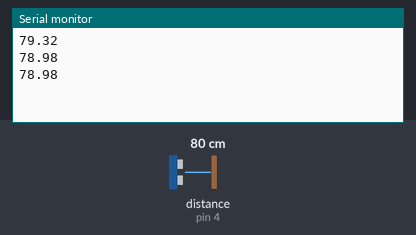
Recording of a sketch running on a simulated Arduino Uno, built with avr-gcc and run on an emulated ATmega328P. On the bench: the last lines printed to the serial monitor. Wiring (inferred from the names in the program): ultrasonic range finder: trigger pin 7; echo pin 4. The test bench sets the inputs (shaded band); at power-on: distance to the obstacle (sensor on pin 4) 80 cm. The echo pulse lasts 58.3 µs per cm.

Above: at 1.3 s.
1.4 s: distance to the obstacle (sensor on pin 4) set to 2 cm
At 1.9 s:
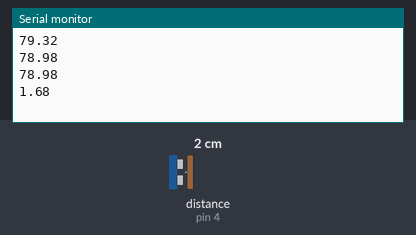
2.9 s: distance to the obstacle (sensor on pin 4) set to 4 cm
At 3.4 s:
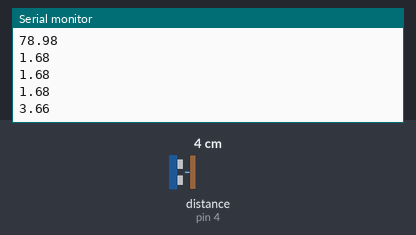
Timing chart, 0 to 5.9 s (numbered marks = the images above; inputs shaded):
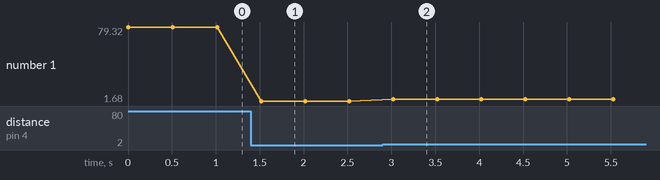

The sketch:

ultrasonic.ino
```cpp
#include <Ultrasonic.h>

int trigPin = 7;    // TRIG pin
int echoPin = 4;    // ECHO pin

float duration_us, distance_cm;

void setup() {
  // begin serial port
  Serial.begin (9600);

  // configure the trigger pin to output mode
  pinMode(trigPin, OUTPUT);
  // configure the echo pin to input mode
  pinMode(echoPin, INPUT);
}

void loop() {
  // generate 10-microsecond pulse to TRIG pin
  digitalWrite(trigPin, HIGH);
  delayMicroseconds(10);
  digitalWrite(trigPin, LOW);

  // measure duration of pulse from ECHO pin
  duration_us = pulseIn(echoPin, HIGH);

  // calculate the distance
  distance_cm = 0.017 * duration_us;

  // print the value to Serial Monitor
  //Serial.print("distance: ");
  Serial.println(distance_cm);
  //Serial.println(" cm");

  delay(500);
}
```

Measured:
- after the input at 1.4 s, the serial monitor: prints a new line after 0.12 s (image 1)
- after the input at 2.9 s, the serial monitor: prints a new line after 0.12 s (image 2)
- plotted number 1: 78.98 → 1.68 after the input at 1.4 s, 1.68 → 3.66 after the input at 2.9 s
